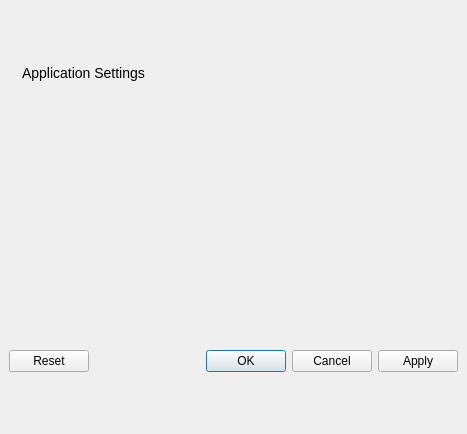
<?xml version="1.0" encoding="UTF-8"?>
<ui version="4.0">
 <class>PreferencesDialog</class>
 <widget class="QDialog" name="PreferencesDialog">
  <property name="geometry">
   <rect>
    <x>0</x>
    <y>0</y>
    <width>467</width>
    <height>434</height>
   </rect>
  </property>
  <property name="windowTitle">
   <string>Application Settings</string>
  </property>
  <property name="windowIcon">
   <iconset resource="../icons.qrc">
    <normaloff>:/icons/small_wrench.png</normaloff>:/icons/small_wrench.png</iconset>
  </property>
  <layout class="QVBoxLayout" name="verticalLayout">
   <property name="spacing">
    <number>0</number>
   </property>
   <property name="leftMargin">
    <number>0</number>
   </property>
   <property name="topMargin">
    <number>0</number>
   </property>
   <property name="rightMargin">
    <number>0</number>
   </property>
   <property name="bottomMargin">
    <number>0</number>
   </property>
   <item>
    <widget class="QWidget" name="titleWidget" native="true">
     <layout class="QHBoxLayout" name="horizontalLayout_3">
      <item>
       <widget class="QLabel" name="label_2">
        <property name="text">
         <string/>
        </property>
        <property name="pixmap">
         <pixmap resource="../icons.qrc">:/icons/wrench.png</pixmap>
        </property>
       </widget>
      </item>
      <item>
       <widget class="QLabel" name="title_2">
        <property name="styleSheet">
         <string notr="true">QLabel { font-size: 14px; }</string>
        </property>
        <property name="text">
         <string>Application Settings</string>
        </property>
       </widget>
      </item>
      <item>
       <spacer name="horizontalSpacer_2">
        <property name="orientation">
         <enum>Qt::Horizontal</enum>
        </property>
        <property name="sizeHint" stdset="0">
         <size>
          <width>159</width>
          <height>20</height>
         </size>
        </property>
       </spacer>
      </item>
     </layout>
    </widget>
   </item>
   <item>
    <widget class="PrettyTabWidget" name="mainWidget" native="true"/>
   </item>
   <item>
    <widget class="QWidget" name="buttons" native="true">
     <layout class="QHBoxLayout" name="horizontalLayout">
      <item>
       <widget class="QDialogButtonBox" name="buttonBox">
        <property name="standardButtons">
         <set>QDialogButtonBox::Apply|QDialogButtonBox::Cancel|QDialogButtonBox::Ok|QDialogButtonBox::Reset</set>
        </property>
       </widget>
      </item>
     </layout>
    </widget>
   </item>
  </layout>
 </widget>
 <customwidgets>
  <customwidget>
   <class>PrettyTabWidget</class>
   <extends>QWidget</extends>
   <header>prettytabwidget.hpp</header>
   <container>1</container>
  </customwidget>
 </customwidgets>
 <resources>
  <include location="../icons.qrc"/>
 </resources>
 <connections>
  <connection>
   <sender>buttonBox</sender>
   <signal>clicked(QAbstractButton*)</signal>
   <receiver>PreferencesDialog</receiver>
   <slot>buttonClicked(QAbstractButton*)</slot>
   <hints>
    <hint type="sourcelabel">
     <x>423</x>
     <y>362</y>
    </hint>
    <hint type="destinationlabel">
     <x>417</x>
     <y>561</y>
    </hint>
   </hints>
  </connection>
 </connections>
 <slots>
  <slot>buttonClicked(QAbstractButton*)</slot>
 </slots>
</ui>
